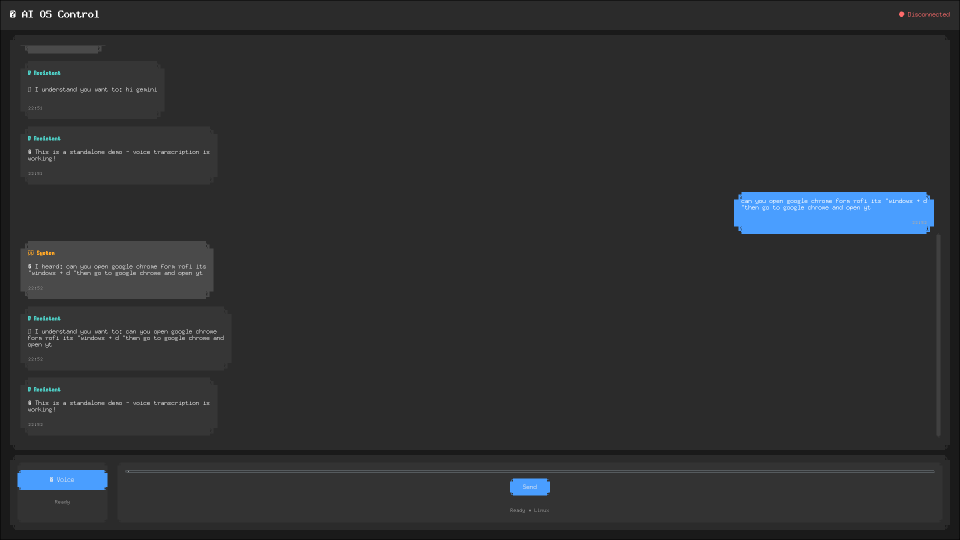
#> input picture Ai0S/swappy-20250902-225245.png, 1920 x 1080 px (shown at 1/2 size); its folder holds only this picture in this run
$ python -i template_manager.py   (imports and definitions only)
#> lines starting #> are read from the running program, lines starting #| are printed output that depends on the picture; after the words box and inside, x2 and y2 are one past the last pixel; in counts of white or black regions, pixels touching at a corner belong together
import json
import logging
import os
from pathlib import Path
from typing import Any

import cv2


class TemplateManager:
    """Manage GUI element templates for screen recognition"""

    def __init__(self, template_base_dir: str = "templates") -> None:
        self.template_base_dir = Path(template_base_dir)
        self.logger = logging.getLogger(__name__)

        # Template metadata cache
        self.template_cache: dict[str, Any] = {}
        self.metadata_file = self.template_base_dir / "templates_metadata.json"

        # Supported template categories
        self.categories = {
            'burpsuite': [
                'proxy_tab',
                'scanner_tab',
                'start_button',
                'target_field',
                'intercept_button',
            ],
            'wireshark': [
                'start_capture',
                'stop_capture',
                'interface_list',
                'save_button',
            ],
            'browser': [
                'address_bar',
                'go_button',
                'back_button',
                'forward_button',
                'refresh_button',
            ],
            'terminal': ['prompt', 'title_bar', 'close_button', 'maximize_button'],
            'nessus': [
                'scan_button',
                'targets_field',
                'policies_dropdown',
                'launch_button',
            ],
            'common': [
                'ok_button',
                'cancel_button',
                'close_button',
                'apply_button',
                'next_button',
            ],
        }

        # Initialize template directories
        self._ensure_template_structure()
        self._load_metadata()

    def _ensure_template_structure(self) -> None:
        """Ensure all template directories exist"""
        try:
            self.template_base_dir.mkdir(parents=True, exist_ok=True)

            for category in self.categories.keys():
                category_dir = self.template_base_dir / category
                category_dir.mkdir(exist_ok=True)

                # Create placeholder files for expected templates
                for template_name in self.categories[category]:
                    placeholder_file = category_dir / f"{template_name}.png"
                    if not placeholder_file.exists():
                        # Create a simple placeholder image
                        self._create_placeholder_template(str(placeholder_file), template_name)
#> this loop made 6 passes
#> pass 1, in _create_placeholder_template, `cv2.imwrite(filepath, placeholder)`:
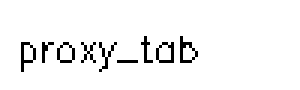
#> saved as proxy_tab.png: shape (30, 100, 3) (shown 3 times larger); values 0 (black) and 200 (white), 95.5% white; black in thin lines or dots, all inside (x1, y1, x2, y2) = (7, 12, 66, 24)
#> pass 1, in _create_placeholder_template (call 2), `cv2.imwrite(filepath, placeholder)`:
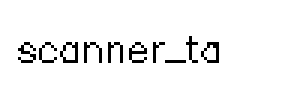
#> saved as scanner_tab.png: shape (30, 100, 3) (shown 3 times larger); values 0 (black) and 200 (white), 95% white; black in thin lines or dots, all inside (x1, y1, x2, y2) = (6, 12, 73, 21)
#> pass 1, in _create_placeholder_template (call 3), `cv2.imwrite(filepath, placeholder)`:
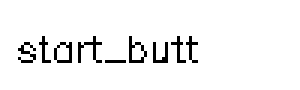
#> saved as start_button.png: shape (30, 100, 3) (shown 3 times larger); values 0 (black) and 200 (white), 95.1% white; black in thin lines or dots, all inside (x1, y1, x2, y2) = (6, 12, 66, 21)
#> pass 1, in _create_placeholder_template (call 4), `cv2.imwrite(filepath, placeholder)`:
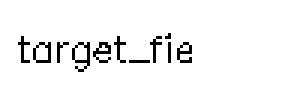
#> saved as target_field.png: shape (30, 100, 3) (shown 3 times larger); values 0 (black) and 200 (white), 95.1% white; black in thin lines or dots, all inside (x1, y1, x2, y2) = (6, 11, 64, 24)

        except Exception as e:
            self.logger.error(f"Failed to create template structure: {e}")

    def _create_placeholder_template(self, filepath: str, name: str) -> None:
        """Create a placeholder template image"""
        try:
            import numpy as np

            # Create a simple 100x30 placeholder image
            placeholder = np.ones((30, 100, 3), dtype=np.uint8) * 200
            cv2.putText(
                placeholder,
                name[:10],
                (5, 20),
                cv2.FONT_HERSHEY_SIMPLEX,
                0.4,
                (0, 0, 0),
                1,
            )
            cv2.imwrite(filepath, placeholder)

        except Exception as e:
            self.logger.debug(f"Could not create placeholder for {name}: {e}")

    def _load_metadata(self) -> None:
        """Load template metadata from file"""
        try:
            if self.metadata_file.exists():
                with open(self.metadata_file) as f:
                    self.template_cache = json.load(f)
            else:
                self.template_cache = {}
                self._save_metadata()

        except Exception as e:
            self.logger.error(f"Failed to load template metadata: {e}")
            self.template_cache = {}

    def _save_metadata(self) -> None:
        """Save template metadata to file"""
        try:
            with open(self.metadata_file, 'w') as f:
                json.dump(self.template_cache, f, indent=2)

        except Exception as e:
            self.logger.error(f"Failed to save template metadata: {e}")

    # [85 lines left out: functions get_template_path, add_template, get_templates_for_category, get_all_templates, not called in this run]

    def validate_template(self, template_path: str) -> dict[str, Any]:
        """Validate a template image"""
        try:
            img = cv2.imread(template_path)
#> img is the input picture: shape (1080, 1920, 3); mean B, G, R 49.5, 47.6, 45.8
            if img is None:
                return {'valid': False, 'error': 'Could not load image'}

            height, width = img.shape[:2]
#> height = 1080; width = 1920

            # Check size constraints
            if width < 10 or height < 10:
                return {'valid': False, 'error': 'Template too small (minimum 10x10)'}

            if width > 500 or height > 500:
                return {'valid': False, 'error': 'Template too large (maximum 500x500)'}

            # Check if image has sufficient detail for matching
            gray = cv2.cvtColor(img, cv2.COLOR_BGR2GRAY)
            edges = cv2.Canny(gray, 50, 150)
            edge_count = cv2.countNonZero(edges)

            if edge_count < 50:
                return {
                    'valid': False,
                    'error': 'Template lacks sufficient detail for matching',
                }

            return {
                'valid': True,
                'size': (width, height),
                'edge_count': edge_count,
                'channels': img.shape[2] if len(img.shape) == 3 else 1,
            }

        except Exception as e:
            return {'valid': False, 'error': str(e)}

    # [181 lines left out: functions create_template_from_screenshot, validate_template_array, find_similar_templates, get_template_stats, cleanup_invalid_templates, not called in this run]

>>> result = TemplateManager().validate_template('../../../../Ai0S/swappy-20250902-225245.png')
